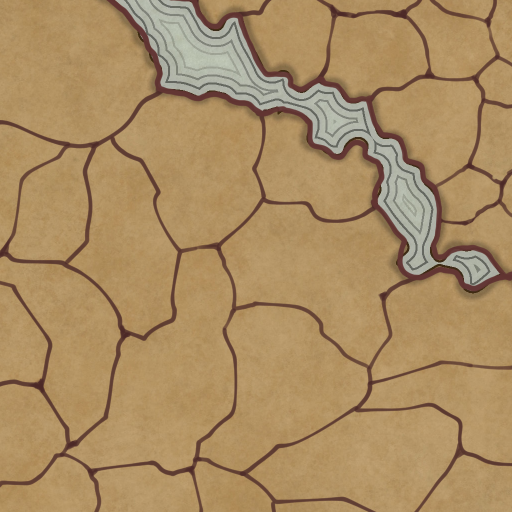
#> input picture outputs/map1024/input.png, 1024 x 1024 px, given in place of map.png, which was not available (shown at 1/2 size)
$ jupyter execute --allow-errors test_closing_areacounting.ipynb   (shell and % lines are left out)
#> lines starting #> are read from the running program, lines starting #| are printed output that depends on the picture; after the words box and inside, x2 and y2 are one past the last pixel; in counts of white or black regions, pixels touching at a corner belong together; pictures that were not available may be replaced by others from this repository, and a replacement may not be noted
### scripts/shader_map_generation/utils.py
import json
import os
import random
from IPython.display import display
from PIL import Image
import cv2
import numpy as np


def show(img):
    pilImage = Image.fromarray(img)
    display(pilImage)


def saveCVImage(path, fileName, img, code=cv2.COLOR_BGR2RGBA):
    cv2.imwrite(os.path.join(path, fileName),
                cv2.cvtColor(img, cv2.COLOR_BGR2RGBA))


# [56 lines left out: functions getHexRandomColor, getRandomColor, generateRandomName, not called in this run]


def saveBinaryImage(path, image):
    cv2.imwrite(path, (image * 255).astype(np.uint8))


# [5 lines left out: function writeJson, not called in this run]

### scripts/shader_map_generation/notebooks/test_closing_areacounting.ipynb
[cell 1]
import sys
sys.path.append('..')

from utils import show
import image_processes as imgp
import map_processes as mapp
import utils as ut
from IPython.display import display
from skimage.filters import threshold_otsu
from PIL import Image
import numpy as np
import cv2
import os
import numpy as np
from scipy.ndimage import label, binary_fill_holes, morphology
from skimage.measure import regionprops
from skimage.morphology import medial_axis
from skimage.util import invert
from skimage.io import imread
import matplotlib.pyplot as plt
from skimage import measure, morphology

[cell 2]
imgName = 'map.png'
projectName = 'closing'
texturePath = '../../../textures/'
outputPath = '../../../outputs/'
outputPath = os.path.join(outputPath, projectName)

imgPath = os.path.join(texturePath, imgName)
# gray to get the height and width with shape
image = imread(imgPath, as_gray=True)
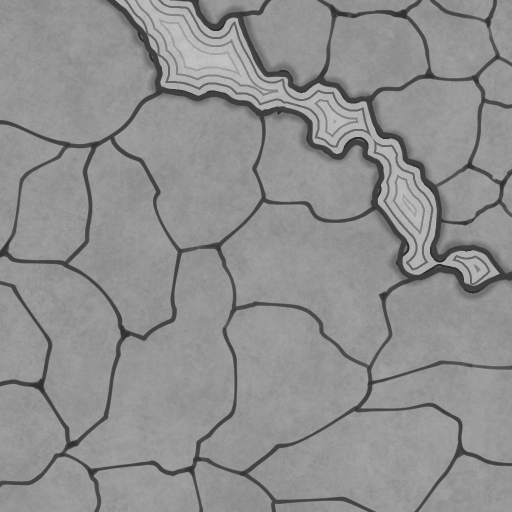
#> image: shape (1024, 1024) float64 (shown at 1/2 size); min 0.161, max 0.793, mean 0.564
height, width = image.shape
#> height = 1024; width = 1024

# imgSize = (int(width/8), int(height/8))
imgSize = (width, height)
#> imgSize = (1024, 1024)
image = cv2.resize(image, imgSize)

if not os.path.exists(outputPath):
    os.makedirs(outputPath)

inputPath = os.path.join(outputPath, 'input.png')
cv2.imwrite(inputPath, cv2.cvtColor(imread(imgPath), cv2.COLOR_BGR2RGB))


def getPath(filename):
    return os.path.join(outputPath, filename)

[cell 3]
image = cv2.imread(imgPath)
#> image is the input picture: shape (1024, 1024, 3); mean B, G, R 98.3, 140.5, 170.3
image = cv2.resize(image, imgSize)
gray = cv2.cvtColor(image, cv2.COLOR_BGR2GRAY)
ut.show(gray)

[cell 4]
_, thresholded = cv2.threshold(gray, 100, 255, cv2.THRESH_BINARY)
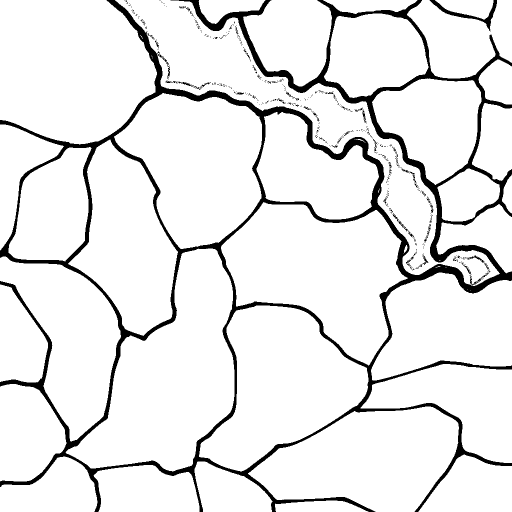
#> thresholded: shape (1024, 1024) (shown at 1/2 size); 91.6% white; 402 black regions (356 under 20 px), largest, box (x1, y1, x2, y2) and area: (0, 0, 1024, 1024) 83610, (859, 0, 994, 63) 1285, (785, 428, 828, 475) 167
#> (the rest of this cell did not finish here and is left out)

[cell 5]
_, thresholded = cv2.threshold(gray, 95, 255, cv2.THRESH_BINARY)
#> thresholded: shape (1024, 1024); 92.1% white; 24 black regions (22 under 20 px), largest, box (x1, y1, x2, y2) and area: (0, 0, 1024, 1024) 81364, (860, 0, 994, 56) 1225
#> (the rest of this cell did not finish here and is left out)

[cell 6]
_, thresholded = cv2.threshold(gray, 95, 255, cv2.THRESH_BINARY)
show(thresholded)

[cell 7]
_, edges = cv2.threshold(gray, 95, 255, cv2.THRESH_BINARY)
edges = morphology.thin(edges)
#> edges: shape (1024, 1024) bool; 1% white in thin lines or dots
show(edges)
#> in show (call 3), `pilImage = Image.fromarray(img)`: pilImage: PIL image 1024x1024 1; 1% white in thin lines or dots

[cell 8]
image = imread(imgPath, as_gray=True)
binary_image = image > 0.37  # This might change depending on your image
#> binary_image: shape (1024, 1024) bool; 92.1% white; 3 black regions (1 under 20 px), largest, box (x1, y1, x2, y2) and area: (0, 0, 1024, 1024) 81737, (860, 0, 994, 56) 1230
binary_image = invert(binary_image)
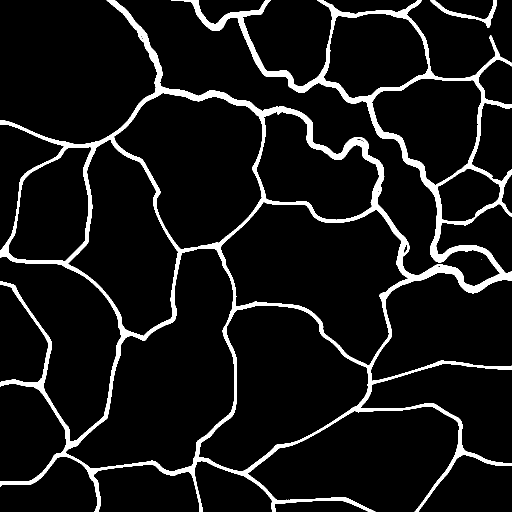
#> binary_image: shape (1024, 1024) bool (shown at 1/2 size); 7.9% white; 3 white regions (1 under 20 px), largest, box (x1, y1, x2, y2) and area: (0, 0, 1024, 1024) 81737, (860, 0, 994, 56) 1230

skeleton, distance = medial_axis(binary_image, return_distance=True)
#> skeleton: shape (1024, 1024) bool; 0.95% white in thin lines or dots

#> (the rest of this cell did not finish here and is left out)

[cell 9]
skeleton_inverted = np.invert(skeleton)
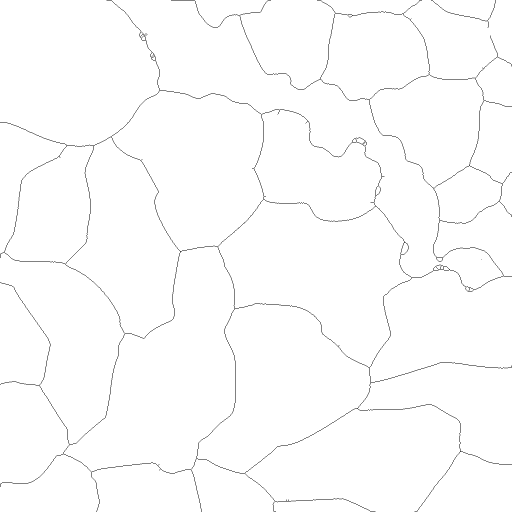
#> skeleton_inverted: shape (1024, 1024) bool (shown at 1/2 size); 99.1% white; black in thin lines or dots

labels = measure.label(skeleton_inverted)
#> labels: shape (1024, 1024) int32; values 0 (black) and 1 (white), 99.1% white; black in thin lines or dots

n_figures = labels.max()
#> n_figures = 1
print(f"Detected {n_figures} figures")
#| Detected 1 figures

sizes = np.bincount(labels.ravel())
#> sizes = [9937, 1038639]

background_label = sizes.argmax()
#> background_label = 1
print(f"Background label: {background_label}")
#| Background label: 1

n_holes = n_figures - 1
#> n_holes = 0
print(f"Detected {n_holes} holes in the main figure")
#| Detected 0 holes in the main figure

filled_figure = np.where(labels == background_label, 1, 0)

plt.imshow(filled_figure, cmap='gray')
#> (this line was passed over: IPython is not available in this run)
plt.show()

[cell 10]
from skimage.morphology import binary_closing
figure = (skeleton == False)

# Apply a morphological closing operation to close small gaps
closed_figure = binary_closing(figure)
#> closed_figure: shape (1024, 1024) bool; every value is 1
show(figure)
#> in show (call 4), `pilImage = Image.fromarray(img)`: pilImage: PIL image 1024x1024 1; 99.1% white; black in thin lines or dots

# Create a new array that is True where the figure is
figure = (closed_figure == False)
#> figure: shape (1024, 1024) bool; every value is 0
show(figure)

# Use binary_fill_holes to identify the holes
filled_figure = binary_fill_holes(figure)

# The holes are what is in the filled figure but not in the original figure
holes = filled_figure & ~figure

# Label the distinct holes
labeled_holes, num_holes = label(holes)
#> labeled_holes: shape (1024, 1024) int32; every value is 0
#> num_holes = 0

# Filter out small holes
regions = regionprops(labeled_holes)
#> regions = []
hole_areas = [r.area for r in regions]
#> hole_areas = []
min_hole_area = 50  # Set a minimum hole area, adjust as needed
large_holes_labels = [i+1 for i, area in enumerate(hole_areas) if area > min_hole_area]
#> large_holes_labels = []
large_holes = np.isin(labeled_holes, large_holes_labels)


# Count the number of large holes
num_large_holes = np.unique(labeled_holes[large_holes]).size
#> num_large_holes = 0
print(f"Number of large holes: {num_large_holes}")
#| Number of large holes: 0

# Fill the holes by combining the figure and the holes
filled_figure = figure | large_holes
show(large_holes)
show(figure)
# Display the filled figure
plt.imshow(filled_figure, cmap='gray')
#> (this line was passed over: IPython is not available in this run)
plt.show()

[cell 11]
import numpy as np
from scipy import ndimage as ndi
import matplotlib.pyplot as plt

show(figure)
labeled_image, num_features = ndi.label(figure)
#> num_features = 0

print(f"Number of closed areas: {num_features}")
#| Number of closed areas: 0

filled_image = ndi.binary_fill_holes(figure)

#> (the rest of this cell did not finish here and is left out)

[cell 12]
figure = invert(skeleton_inverted)
show(figure)
#> in show (call 9), `pilImage = Image.fromarray(img)`: pilImage: PIL image 1024x1024 1; 0.95% white in thin lines or dots

# Connected component analysis to label different parts of the skeleton
skeleton_uint8 = (figure * 255).astype(np.uint8)
toto = cv2.bitwise_not(skeleton_uint8)
show(toto)

# Define the structuring element
kernel = np.ones((3,3), np.uint8)

# Erode the image
skeleton_eroded = cv2.erode(skeleton_uint8, kernel, iterations=1)

# Apply connectedComponents
num_labels, labels_im = cv2.connectedComponents(skeleton_eroded)
#> num_labels = 1
show(skeleton_eroded)
print(f"Number of labels: {num_labels}")
#| Number of labels: 1

num_labels, labels_im = cv2.connectedComponents(toto)
#> num_labels = 2
print(f"Number of labels: {num_labels}")
#| Number of labels: 2

# Create an RGB image to store colored version
colored_image = np.zeros((*skeleton_uint8.shape, 3), dtype=np.uint8)

# Generate different colors (excluding black)
colors = np.random.randint(1, 255, size=(num_labels, 3))
#> colors = [[173, 48, 118], [193, 68, 252]]

# Color each label with a different color
for label in range(1, num_labels):
    colored_image[labels_im == label] = colors[label]
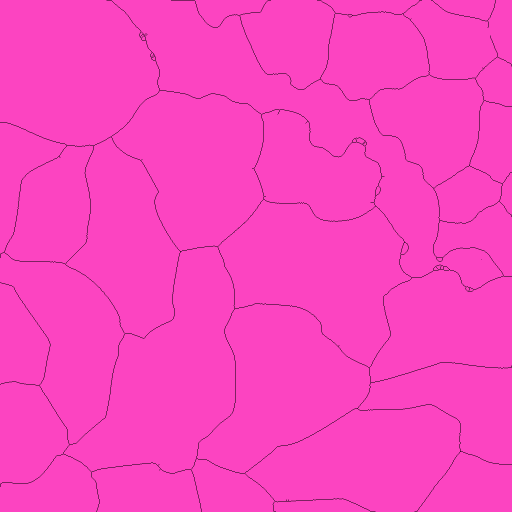
#> colored_image: shape (1024, 1024, 3) (shown at 1/2 size); mean of channels 0, 1, 2 191.2, 67.4, 249.6; drawn as B, G, R

# Display the colored image
plt.imshow(colored_image)
#> (this line was passed over: IPython is not available in this run)
plt.show()

from skimage.measure import label

# Ensure your data is boolean type
skeleton_bool = skeleton_uint8.astype(bool)

# Use the label function from scikit-image
labels_im = label(skeleton_bool)
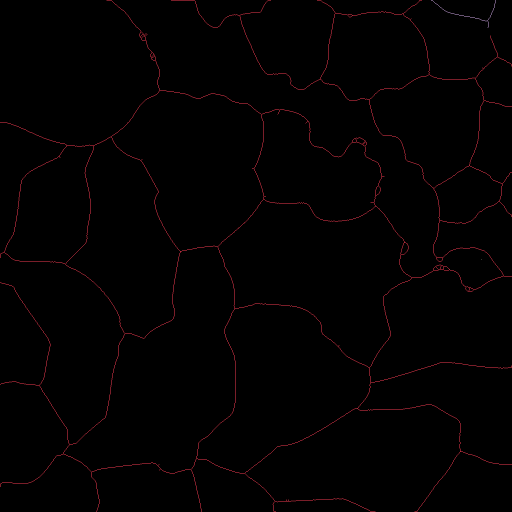
#> labels_im: shape (1024, 1024) int32 (shown at 1/2 size); 4 distinct labels, from 0 to 3; one colour per label, 0 black

# Get the number of labels (subtract 1 to ignore the background label)
num_labels = labels_im.max()
#> num_labels = 3

print(f"Number of labels: {num_labels}")
#| Number of labels: 3

[cell 13]
image = cv2.imread(imgPath, 0)
#> image: shape (1024, 1024); min 41, max 200, mean 144

_, thresh = cv2.threshold(image, 127, 255, cv2.THRESH_BINARY)
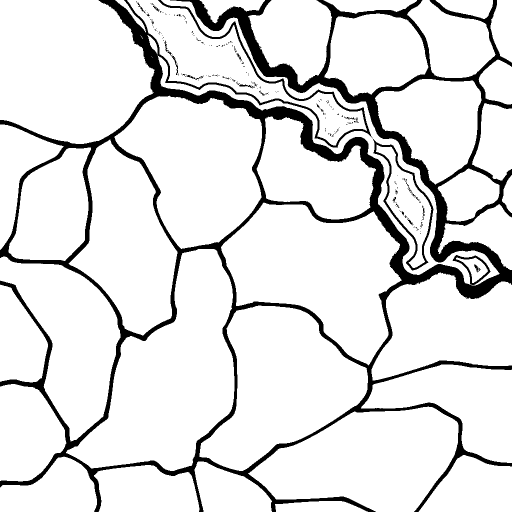
#> thresh: shape (1024, 1024) (shown at 1/2 size); 88.7% white; 216 black regions (194 under 20 px)

contours, _ = cv2.findContours(
    thresh, cv2.RETR_EXTERNAL, cv2.CHAIN_APPROX_SIMPLE)
#> contours = 41 contours, 4 with area under 20; largest, box (x1, y1, x2, y2) and area: (132, 498, 469, 942) 77874, (0, 0, 309, 288) 72176, (442, 405, 804, 731) 68486, (399, 611, 736, 942) 63440, (229, 191, 524, 498) 59854

print('Number of closed areas:', len(contours))
#| Number of closed areas: 41

[cell 14]
figure = invert(skeleton_inverted)
show(invert(skeleton))
skeleton_uint8 = (figure * 255).astype(np.uint8)
image = cv2.imread(imgPath, 0)

_, thresh = cv2.threshold(image, 127, 255, cv2.THRESH_BINARY)
contours, _ = cv2.findContours(
    thresh, cv2.RETR_EXTERNAL, cv2.CHAIN_APPROX_SIMPLE)

filled_image = cv2.cvtColor(skeleton_uint8, cv2.COLOR_GRAY2BGR)
#> filled_image: shape (1024, 1024, 3); 0.95% white in thin lines or dots

for i, contour in enumerate(contours):
    color = (np.random.randint(0, 255), np.random.randint(
        0, 255), np.random.randint(0, 255))

    cv2.drawContours(filled_image, contours, i, color, -1)
#> this loop made 41 passes
#> color on passes 1 to 12: (195, 103, 9), (211, 21, 242), (36, 87, 70), (216, 88, 140), (58, 193, 230), (39, 87, 174), (88, 81, 165), (25, 77, 72), (9, 148, 115), (208, 243, 197), (254, 79, 175), (192, 82, 99)
#> (contour, color) on passes 26 to 28: ([[304, 114]], (31, 120, 1)), ([[303, 112]], (65, 231, 169)), ([[315, 110]], (57, 35, 102))
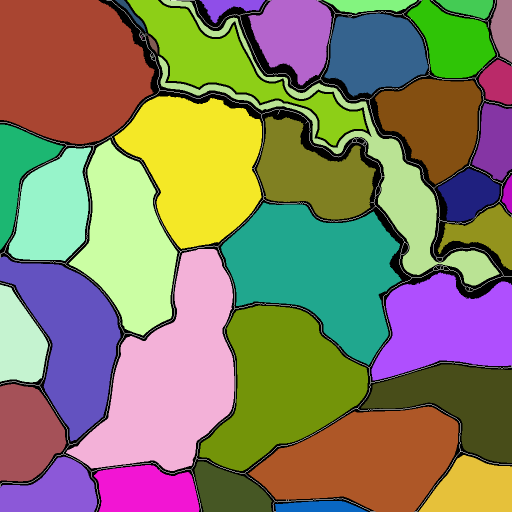
#> filled_image: shape (1024, 1024, 3) (shown at 1/2 size); mean B, G, R 101.3, 129.4, 136.1

show(filled_image)

[cell 15]
image = invert(skeleton)
show(image)
image = (figure * 255).astype(np.uint8)
_, thresh = cv2.threshold(image, 127, 255, cv2.THRESH_BINARY)

contours, _ = cv2.findContours(
      thresh, cv2.RETR_EXTERNAL, cv2.CHAIN_APPROX_SIMPLE)
#> contours = 3 contours, 2 with area under 20; largest, box (x1, y1, x2, y2) and area: (0, 0, 1024, 1024) 485436

filled_image = np.zeros_like(image)

#> (the rest of this cell did not finish here and is left out)

[cell 16]
image = invert(skeleton)
show(image)
image = (image * 255).astype(np.uint8)
image = cv2.imread(imgPath, 0)

_, thresh = cv2.threshold(image, 127, 255, cv2.THRESH_BINARY)

contours, _ = cv2.findContours(
    image, cv2.RETR_EXTERNAL, cv2.CHAIN_APPROX_SIMPLE)
#> contours = [[[0, 0], [0, 1023], [1023, 1023], [1023, 0]]]

filled_image = np.zeros(
    (image.shape[0], image.shape[1], 3), dtype=np.uint8)

for i, contour in enumerate(contours):
    color = np.random.randint(0, 256, size=3).tolist()
    cv2.drawContours(filled_image, [contour], 0, color, -1)
#> this loop made 1 pass
#> (contour, color) on pass 1: ([[0, 0], [0, 1023], [1023, 1023], [1023, 0]], [197, 94, 0])
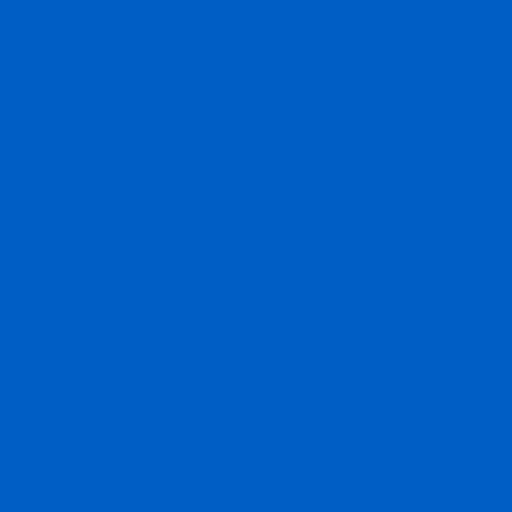
#> filled_image: shape (1024, 1024, 3) (shown at 1/2 size); mean B, G, R 197, 94, 0

show(filled_image)
